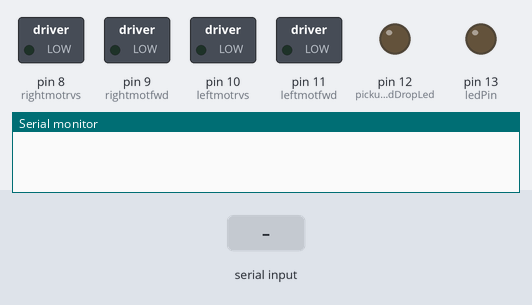
A sketch run on a simulated Arduino Uno, built with avr-gcc and run on an emulated ATmega328P. Parts: switched loads named in the sketch (green lamp = pin HIGH), output pins drawn as LEDs (lit = HIGH), the last lines printed to the serial monitor. The inputs (shaded band) are chosen by the test bench.

Above: at 1.2 s.
1.3 s: "m" received over Serial
2.8 s: byte 112 ('p') received over Serial
At 2.9 s:
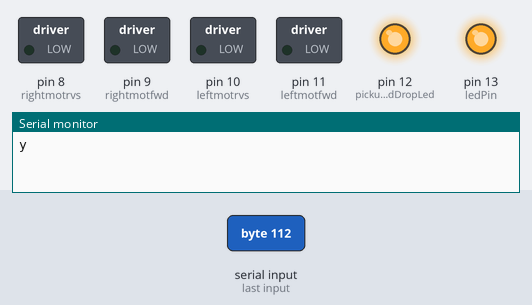
4.5 s: "f" received over Serial
At 4.56 s:
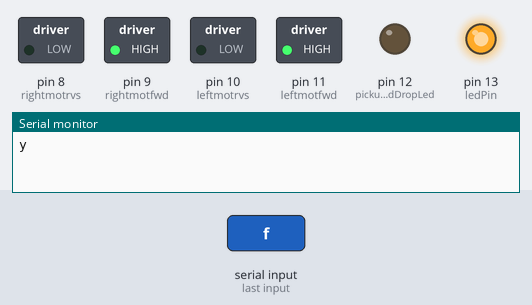
6.1 s: "b" received over Serial
At 6.16 s:
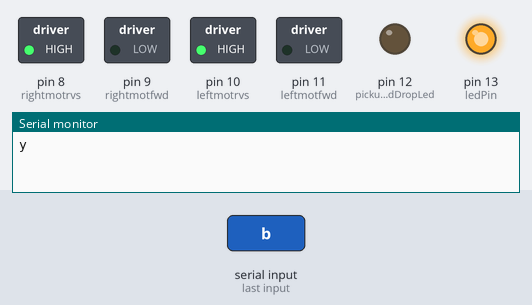
7.7 s: "l" received over Serial
At 7.71 s:
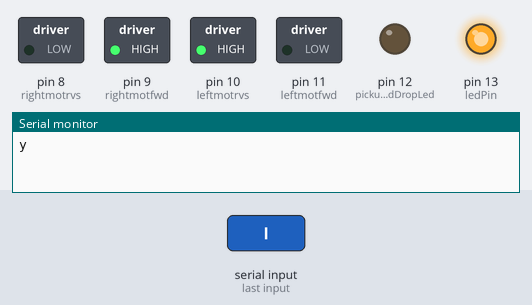
9.2 s: "r" received over Serial
At 9.21 s:
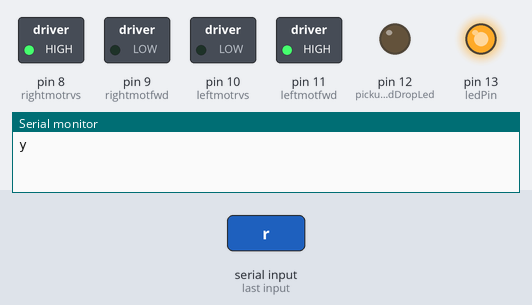
Timing chart, 0 to 11.7 s (numbered marks = the images above; inputs shaded):
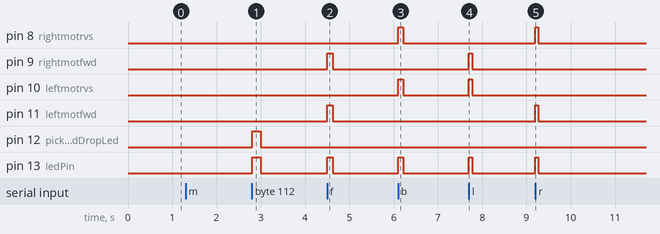

Measured:
- after the input at 2.8 s, pin 12 (pickupAndDropLed), pin 13 (ledPin): LOW → HIGH at once, → LOW 0.20 s later
- after the input at 4.5 s, pin 9 (rightmotfwd), pin 11 (leftmotfwd), pin 13 (ledPin): LOW → HIGH at once, → LOW 0.12 s later
- after the input at 6.1 s, pin 8 (rightmotrvs), pin 10 (leftmotrvs), pin 13 (ledPin): LOW → HIGH at once, → LOW 0.12 s later
- after the input at 7.7 s, pin 9 (rightmotfwd), pin 10 (leftmotrvs), pin 13 (ledPin): LOW → HIGH at once, → LOW 0.07 s later
- after the input at 9.2 s, pin 8 (rightmotrvs), pin 11 (leftmotfwd), pin 13 (ledPin): LOW → HIGH at once, → LOW 0.07 s later

The sketch:

ArduinoUpload.ino
```cpp
//bot has 8,9 & 10,11 motor input l293d ic h-bridge
//bot for conquest at kshitij..
//bluetooth...


int leftmotfwd = 11;
int leftmotrvs = 10;
int rightmotfwd = 9;
int rightmotrvs = 8;
int ledPin = 13;
int pickupAndDropLed = 12;
char state;

int del = 120;
int del_low = 70;
int del_led = 200;

void setup() {
  Serial.begin(9600);
  pinMode(leftmotfwd, OUTPUT);
  pinMode(leftmotrvs, OUTPUT);
  pinMode(rightmotfwd, OUTPUT);
  pinMode(rightmotrvs, OUTPUT);
  pinMode(ledPin, OUTPUT);
  pinMode(pickupAndDropLed, OUTPUT);
}

void loop() {
  digitalWrite(pickupAndDropLed, LOW);
  digitalWrite(ledPin, LOW);
  digitalWrite(leftmotfwd, LOW);
  digitalWrite(rightmotfwd, LOW);
  digitalWrite(leftmotrvs, LOW);
  digitalWrite(rightmotrvs, LOW);
  while (Serial.available() == 0);

  state = Serial.read();
  digitalWrite(ledPin, HIGH);

  if ((state == 'f') || (state == 'F')) //forward
  { digitalWrite(leftmotfwd, HIGH);
    digitalWrite(rightmotfwd, HIGH);
    delay(del);
    digitalWrite(leftmotfwd, LOW);
    digitalWrite(rightmotfwd, LOW);
  }
  else if ((state == 'b') || (state == 'B')) //reverse
  { digitalWrite(leftmotrvs, HIGH);
    digitalWrite(rightmotrvs, HIGH);
    delay(del);
    digitalWrite(leftmotrvs, LOW);
    digitalWrite(rightmotrvs, LOW);
  }
  else if ((state == 'l') || (state == 'L')) //turn left
  { digitalWrite(leftmotrvs, HIGH);
    digitalWrite(rightmotfwd, HIGH);
    delay(del_low);
    digitalWrite(leftmotrvs, LOW);
    digitalWrite(rightmotfwd, LOW);
  }
  else if ((state == 'r') || (state == 'R')) //turn right
  { digitalWrite(leftmotfwd, HIGH);
    digitalWrite(rightmotrvs, HIGH);
    delay(del_low);
    digitalWrite(leftmotfwd, LOW);
    digitalWrite(rightmotrvs, LOW);
  }
  else if ((state == 'm') || (state == 'M')) //checking connection
  { delay(0.5);
    Serial.print('y');
  }
 else if ((state == 'p') || (state == 'P')) //light up pickup led
  {
    digitalWrite(pickupAndDropLed, HIGH);
    delay(del_led);
    digitalWrite(pickupAndDropLed, LOW);
  }
}
```
